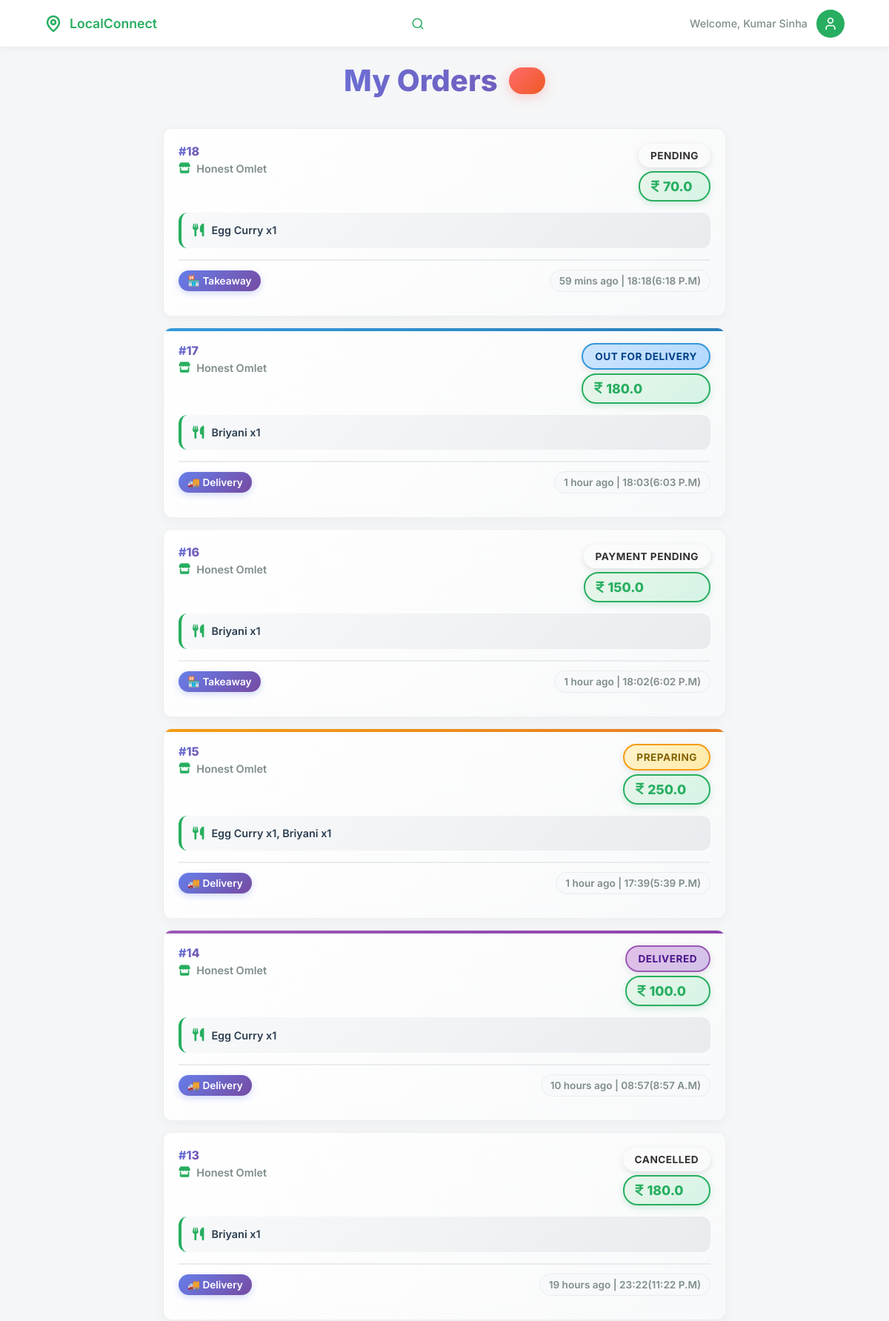
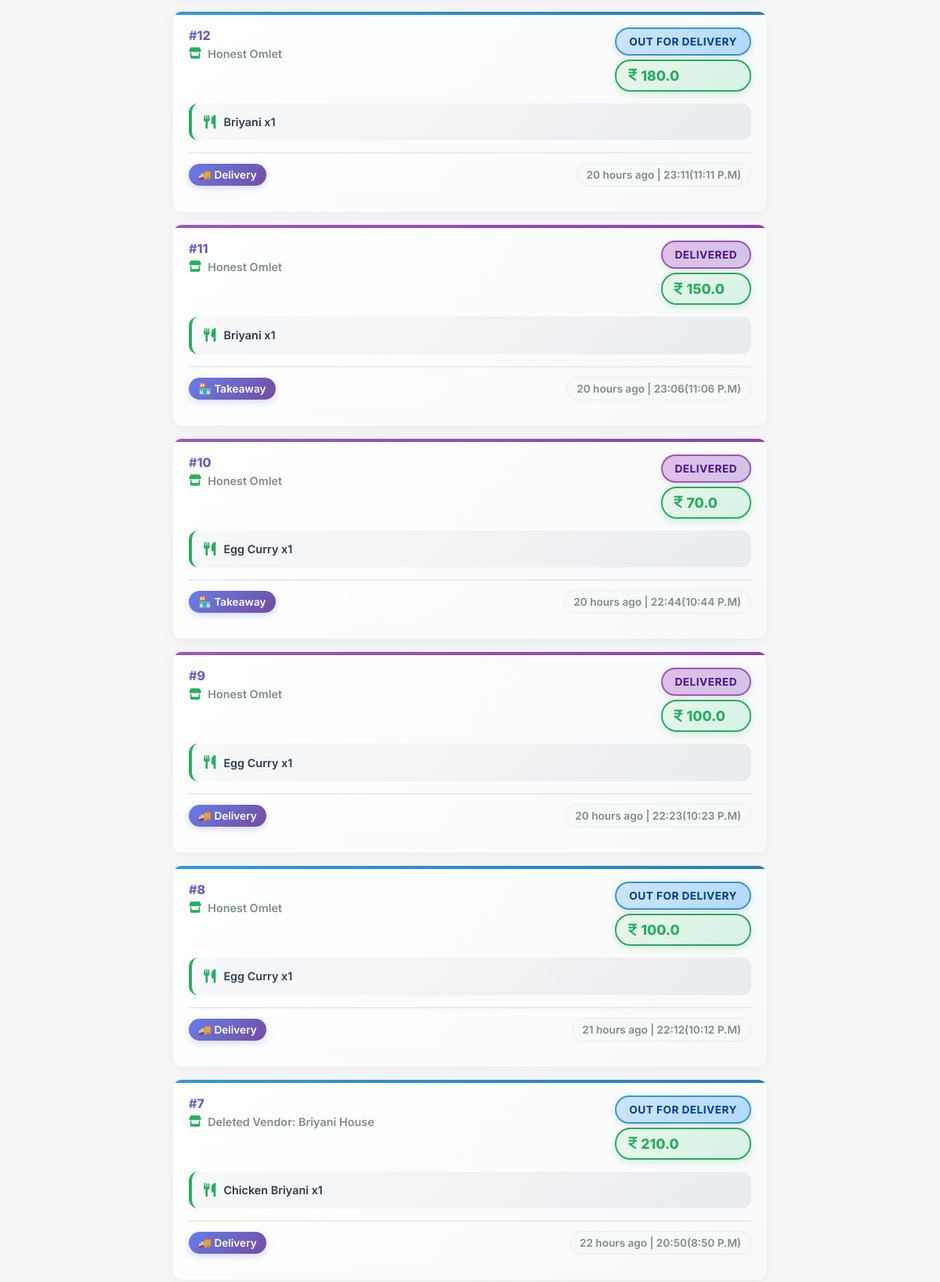
/customer/orders (signed in, upper part), run on the app's committed database (2 pictures, top to bottom).
### models/models.py (models this page shows, shortened)
class Order(db.Model):
    id = db.Column(db.Integer, primary_key=True)
    customer_id = db.Column(db.Integer, db.ForeignKey('customer.id'), nullable=False)
    vendor_id = db.Column(db.Integer, db.ForeignKey('vendor.id'), nullable=True)
    vendor_name = db.Column(db.String(100), nullable=False)
    customer_name = db.Column(db.String(100))
    customer_phone = db.Column(db.String(20))
    items = db.Column(db.Text, nullable=False)
    items_summary = db.Column(db.String(500))
    delivery_type = db.Column(db.String(20), nullable=False)
    payment_type = db.Column(db.String(20), nullable=False)
    total = db.Column(db.Float, nullable=False)
    status = db.Column(db.String(20), default='Pending')
    order_type = db.Column(db.String(20))
    customer_suggestion = db.Column(db.Text)
    rejection_reason = db.Column(db.Text)
    delivery_location_type = db.Column(db.String(20))  # 'home' or 'current'
    vendor_latitude = db.Column(db.Float)
    vendor_longitude = db.Column(db.Float)
    customer_delivery_latitude = db.Column(db.Float)
    customer_delivery_longitude = db.Column(db.Float)
    created_at = db.Column(db.DateTime, default=datetime.utcnow)
    razorpay_order_id = db.Column(db.String(100))
    razorpay_payment_id = db.Column(db.String(100))
    razorpay_signature = db.Column(db.String(255))
    review_rating = db.Column(db.Integer)
    review_comment = db.Column(db.Text)
    review_date = db.Column(db.DateTime)
    preparing_at = db.Column(db.DateTime)
    out_for_delivery_at = db.Column(db.DateTime)
    ready_at = db.Column(db.DateTime)
    completed_at = db.Column(db.DateTime)
    rejected_at = db.Column(db.DateTime)
    vendor_response = db.Column(db.Text)
    vendor_response_date = db.Column(db.DateTime)
    response_helpful = db.Column(db.Integer, default=0)
    def get_items(self):
        return json.loads(self.items)

### app.py (the view)
@app.route('/customer/orders')
@customer_required
def customer_orders():
    user_id = session.get('user_id')
    orders_query = Order.query.filter_by(customer_id=user_id).order_by(Order.created_at.desc()).all()
    orders = [{
        'id': o.id,
        'vendor_id': o.vendor_id,
        'vendor_name': o.vendor_name,
        'items': o.items,
        'delivery_type': o.delivery_type,
        'payment_type': o.payment_type,
        'total': o.total,
        'status': o.status,
        'created_at': o.created_at.isoformat(),
        'preparing_at': o.preparing_at.isoformat() if o.preparing_at else None,
        'out_for_delivery_at': o.out_for_delivery_at.isoformat() if o.out_for_delivery_at else None,
        'ready_at': o.ready_at.isoformat() if o.ready_at else None,
        'completed_at': o.completed_at.isoformat() if o.completed_at else None,
        'review_rating': o.review_rating,
        'review_comment': o.review_comment,
        'rejectionReason': o.rejection_reason
    } for o in orders_query]
    return render_template('customer/orders.html', user_name=session.get('user_name'), user_id=user_id, orders=orders, orders_query=orders_query)

### app.py (called while the page is built)
@app.before_request
def make_session_permanent():
    session.permanent = True

@app.before_request
def check_session_validity():
    if (request.endpoint and
        (request.endpoint.startswith('static') or
         request.endpoint in ['sign_in', 'customer_signup', 'vendor_signup', 'home', 'signup_success', 'forgot_password', 'reset_password', 'contact'] or
         request.endpoint.startswith('api.') or
         request.endpoint.startswith('get_vendor'))):
        return
    if request.endpoint and request.endpoint.startswith('api.'):
        return

### templates/customer/orders.html (shortened to what this page needs)
<!DOCTYPE html>
<html lang="en">
<head>
    <link rel="stylesheet" href="/static/css/customer/base.css">
    <link rel="stylesheet" href="https://cdnjs.cloudflare.com/ajax/libs/font-awesome/6.0.0/css/all.min.css">
    <link rel="stylesheet" href="https://unpkg.com/leaflet@1.9.4/dist/leaflet.css" />
</head>
<body>
    <header class="navbar">
        <div class="nav-container">
            <div class="logo">
                <svg width="24" height="24" viewBox="0 0 24 24" fill="none" stroke="currentColor" stroke-width="2.5"
                    stroke-linecap="round" stroke-linejoin="round">
                    <path d="M20 10c0 6-8 12-8 12s-8-6-8-12a8 8 0 0 1 16 0Z"></path>
                    <circle cx="12" cy="10" r="3"></circle>
                </svg>
                <span>LocalConnect</span>
            </div>
            <div class="search-wrapper" id="searchWrapper">
                <svg class="search-icon" width="18" height="18" viewBox="0 0 24 24" fill="none" stroke="currentColor"
                    stroke-width="2" stroke-linecap="round" stroke-linejoin="round">
                    <circle cx="11" cy="11" r="8"></circle>
                    <line x1="21" y1="21" x2="16.65" y2="16.65"></line>
                </svg>
            </div>
            <div class="user-profile">
                <span class="welcome-text">Welcome, {{ user_name or 'Guest' }}</span>
                <div class="avatar" id="profileIcon">
                    <svg width="20" height="20" viewBox="0 0 24 24" fill="none" stroke="currentColor" stroke-width="2"
                        stroke-linecap="round" stroke-linejoin="round">
                        <path d="M19 21v-2a4 4 0 0 0-4-4H9a4 4 0 0 0-4 4v2"></path>
                        <circle cx="12" cy="7" r="4"></circle>
                    </svg>
                </div>
            </div>
        </div>
    </header>
    <main class="content-wrapper">
        <div class="orders-container">
            <h2 class="page-title enhanced-title">My Orders <span class="orders-count">{{ orders_query|length if
                    orders_query else 0 }}</span></h2>
            <div class="orders-list" id="orders-list">
                {% if orders_query %}
                {% for order in orders_query %}
                <div class="order-card enhanced-order-card" onclick="showOrderDetails({{ order.id }})">
                    <div
                        class="order-status-indicator {{ 'delivered' if order.status == 'Completed' else order.status }}">
                    </div>
                    <div class="order-header">
                        <div class="order-info">
                            <h4><span class="order-number">#{{ order.id }}</span></h4>
                            <p class="vendor-name"><i class="fa-solid fa-store"></i> {{ order.vendor_name }}</p>
                        </div>
                        <div class="order-status">
                            <span
                                class="status-badge enhanced-status {{ 'delivered' if order.status == 'Completed' else order.status }}">{{
                                'Delivered' if order.status == 'Completed' else order.status.replace('_', ' ').title()
                                }}</span>
                            <span class="order-total enhanced-total"><i class="fa-solid fa-indian-rupee-sign"></i>{{
                                order.total }}</span>
                        </div>
                    </div>
                    <div class="order-items enhanced-items">
                        <p><i class="fa-solid fa-utensils"></i> {% for item in order.get_items() %}{{ item.name }} x{{
                            item.qty }}{% if not loop.last %}, {% endif %}{% endfor %}</p>
                    </div>
                    <div class="order-meta enhanced-meta">
                        <span class="order-type">{{ '🚚 Delivery' if order.delivery_type == 'delivery' else '🏪
                            Takeaway' }}</span>
                        <span class="order-date" data-timestamp="{{ order.created_at.timestamp() }}">{{
                            }}</span>
                    </div>
                </div>
                {% endfor %}
                {% endif %}
            </div>
        </div>
    </main>
</body>
</html>

### data on the page
Order: id "18", vendor_name "Honest Omlet", status "PENDING", total "70.0", name "Egg Curry", qty "1", delivery_type "🏪 Takeaway"
Order: id "17", vendor_name "Honest Omlet", status "OUT FOR DELIVERY", total "180.0", name "Briyani", qty "1", delivery_type "🚚 Delivery"
Order: id "16", vendor_name "Honest Omlet", status "PAYMENT PENDING", total "150.0", name "Briyani", qty "1", delivery_type "🏪 Takeaway"
Order: id "15", vendor_name "Honest Omlet", status "PREPARING", total "250.0", name "Egg Curry" "Briyani", qty "1" "1", delivery_type "🚚 Delivery"
Order: id "14", vendor_name "Honest Omlet", status "DELIVERED", total "100.0", name "Egg Curry", qty "1", delivery_type "🚚 Delivery"
Order: id "13", vendor_name "Honest Omlet", status "CANCELLED", total "180.0", name "Briyani", qty "1", delivery_type "🚚 Delivery"
Order: id "12", vendor_name "Honest Omlet", status "OUT FOR DELIVERY", total "180.0", name "Briyani", qty "1", delivery_type "🚚 Delivery"
Order: id "11", vendor_name "Honest Omlet", status "DELIVERED", total "150.0", name "Briyani", qty "1", delivery_type "🏪 Takeaway"
Order: id "10", vendor_name "Honest Omlet", status "DELIVERED", total "70.0", name "Egg Curry", qty "1", delivery_type "🏪 Takeaway"
Order: id "9", vendor_name "Honest Omlet", status "DELIVERED", total "100.0", name "Egg Curry", qty "1", delivery_type "🚚 Delivery"
Order: id "8", vendor_name "Honest Omlet", status "OUT FOR DELIVERY", total "100.0", name "Egg Curry", qty "1", delivery_type "🚚 Delivery"
Order: id "7", vendor_name "Deleted Vendor: Briyani House", status "OUT FOR DELIVERY", total "210.0", name "Chicken Briyani", qty "1", delivery_type "🚚 Delivery"

### other printed values
{{ user_name or 'Guest' }} "Kumar Sinha"
